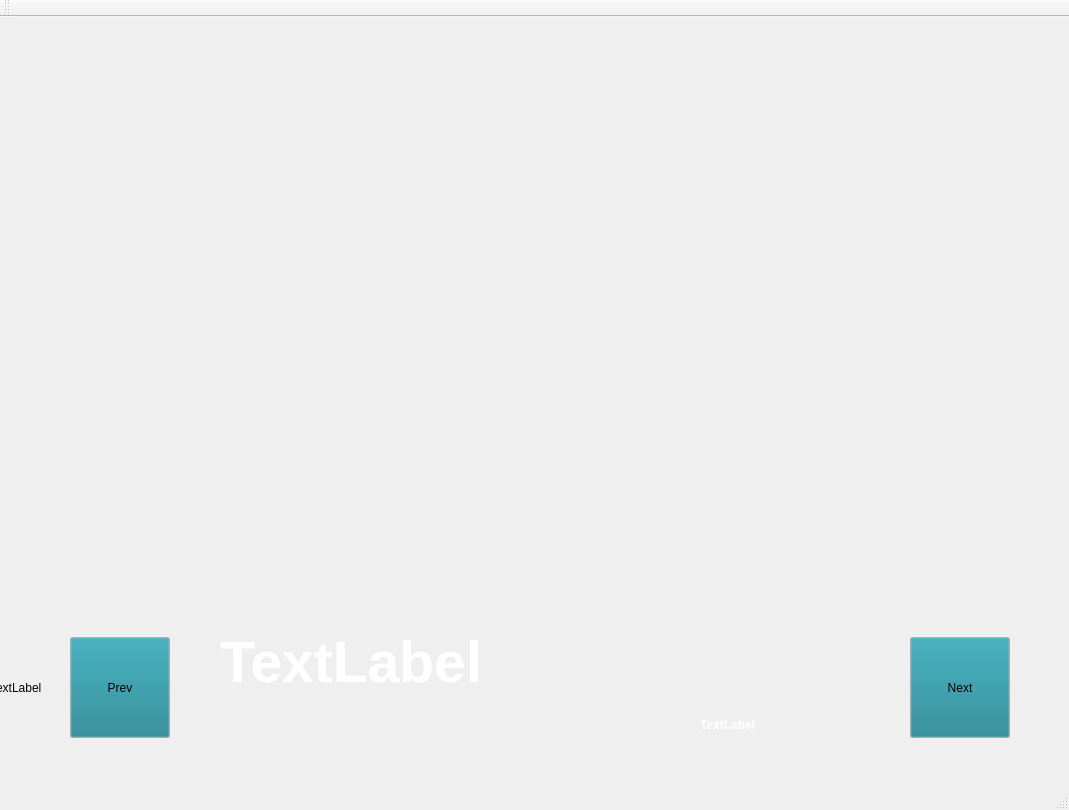
<?xml version="1.0" encoding="UTF-8"?>
<ui version="4.0">
 <class>MainWindow</class>
 <widget class="QMainWindow" name="MainWindow">
  <property name="geometry">
   <rect>
    <x>0</x>
    <y>0</y>
    <width>1069</width>
    <height>810</height>
   </rect>
  </property>
  <property name="palette">
   <palette>
    <active>
     <colorrole role="Button">
      <brush brushstyle="SolidPattern">
       <color alpha="255">
        <red>23</red>
        <green>126</green>
        <blue>141</blue>
       </color>
      </brush>
     </colorrole>
    </active>
    <inactive>
     <colorrole role="Button">
      <brush brushstyle="SolidPattern">
       <color alpha="255">
        <red>23</red>
        <green>126</green>
        <blue>141</blue>
       </color>
      </brush>
     </colorrole>
    </inactive>
    <disabled>
     <colorrole role="Button">
      <brush brushstyle="SolidPattern">
       <color alpha="255">
        <red>23</red>
        <green>126</green>
        <blue>141</blue>
       </color>
      </brush>
     </colorrole>
    </disabled>
   </palette>
  </property>
  <property name="windowTitle">
   <string>MainWindow</string>
  </property>
  <widget class="QWidget" name="centralWidget">
   <widget class="QPushButton" name="previousButton">
    <property name="geometry">
     <rect>
      <x>70</x>
      <y>620</y>
      <width>100</width>
      <height>101</height>
     </rect>
    </property>
    <property name="sizePolicy">
     <sizepolicy hsizetype="Minimum" vsizetype="Minimum">
      <horstretch>0</horstretch>
      <verstretch>0</verstretch>
     </sizepolicy>
    </property>
    <property name="text">
     <string>Prev</string>
    </property>
   </widget>
   <widget class="QPushButton" name="nextButton">
    <property name="geometry">
     <rect>
      <x>910</x>
      <y>620</y>
      <width>100</width>
      <height>101</height>
     </rect>
    </property>
    <property name="sizePolicy">
     <sizepolicy hsizetype="Minimum" vsizetype="Minimum">
      <horstretch>0</horstretch>
      <verstretch>0</verstretch>
     </sizepolicy>
    </property>
    <property name="text">
     <string>Next</string>
    </property>
   </widget>
   <widget class="QLabel" name="vectorSizeTextLabel">
    <property name="geometry">
     <rect>
      <x>700</x>
      <y>700</y>
      <width>100</width>
      <height>16</height>
     </rect>
    </property>
    <property name="palette">
     <palette>
      <active>
       <colorrole role="WindowText">
        <brush brushstyle="SolidPattern">
         <color alpha="255">
          <red>255</red>
          <green>255</green>
          <blue>255</blue>
         </color>
        </brush>
       </colorrole>
       <colorrole role="Button">
        <brush brushstyle="SolidPattern">
         <color alpha="255">
          <red>73</red>
          <green>73</green>
          <blue>73</blue>
         </color>
        </brush>
       </colorrole>
       <colorrole role="Dark">
        <brush brushstyle="SolidPattern">
         <color alpha="255">
          <red>81</red>
          <green>81</green>
          <blue>81</blue>
         </color>
        </brush>
       </colorrole>
       <colorrole role="Text">
        <brush brushstyle="SolidPattern">
         <color alpha="255">
          <red>74</red>
          <green>74</green>
          <blue>74</blue>
         </color>
        </brush>
       </colorrole>
       <colorrole role="ButtonText">
        <brush brushstyle="SolidPattern">
         <color alpha="255">
          <red>231</red>
          <green>231</green>
          <blue>231</blue>
         </color>
        </brush>
       </colorrole>
      </active>
      <inactive>
       <colorrole role="WindowText">
        <brush brushstyle="SolidPattern">
         <color alpha="255">
          <red>255</red>
          <green>255</green>
          <blue>255</blue>
         </color>
        </brush>
       </colorrole>
       <colorrole role="Button">
        <brush brushstyle="SolidPattern">
         <color alpha="255">
          <red>73</red>
          <green>73</green>
          <blue>73</blue>
         </color>
        </brush>
       </colorrole>
       <colorrole role="Dark">
        <brush brushstyle="SolidPattern">
         <color alpha="255">
          <red>81</red>
          <green>81</green>
          <blue>81</blue>
         </color>
        </brush>
       </colorrole>
       <colorrole role="Text">
        <brush brushstyle="SolidPattern">
         <color alpha="255">
          <red>74</red>
          <green>74</green>
          <blue>74</blue>
         </color>
        </brush>
       </colorrole>
       <colorrole role="ButtonText">
        <brush brushstyle="SolidPattern">
         <color alpha="255">
          <red>231</red>
          <green>231</green>
          <blue>231</blue>
         </color>
        </brush>
       </colorrole>
      </inactive>
      <disabled>
       <colorrole role="WindowText">
        <brush brushstyle="SolidPattern">
         <color alpha="255">
          <red>81</red>
          <green>81</green>
          <blue>81</blue>
         </color>
        </brush>
       </colorrole>
       <colorrole role="Button">
        <brush brushstyle="SolidPattern">
         <color alpha="255">
          <red>73</red>
          <green>73</green>
          <blue>73</blue>
         </color>
        </brush>
       </colorrole>
       <colorrole role="Dark">
        <brush brushstyle="SolidPattern">
         <color alpha="255">
          <red>81</red>
          <green>81</green>
          <blue>81</blue>
         </color>
        </brush>
       </colorrole>
       <colorrole role="Text">
        <brush brushstyle="SolidPattern">
         <color alpha="255">
          <red>81</red>
          <green>81</green>
          <blue>81</blue>
         </color>
        </brush>
       </colorrole>
       <colorrole role="ButtonText">
        <brush brushstyle="SolidPattern">
         <color alpha="255">
          <red>81</red>
          <green>81</green>
          <blue>81</blue>
         </color>
        </brush>
       </colorrole>
      </disabled>
     </palette>
    </property>
    <property name="font">
     <font>
      <weight>75</weight>
      <bold>true</bold>
     </font>
    </property>
    <property name="text">
     <string>TextLabel</string>
    </property>
   </widget>
   <widget class="QLabel" name="personnalNameTextLabel">
    <property name="geometry">
     <rect>
      <x>220</x>
      <y>620</y>
      <width>631</width>
      <height>51</height>
     </rect>
    </property>
    <property name="palette">
     <palette>
      <active>
       <colorrole role="WindowText">
        <brush brushstyle="SolidPattern">
         <color alpha="255">
          <red>255</red>
          <green>255</green>
          <blue>255</blue>
         </color>
        </brush>
       </colorrole>
       <colorrole role="Button">
        <brush brushstyle="SolidPattern">
         <color alpha="255">
          <red>73</red>
          <green>73</green>
          <blue>73</blue>
         </color>
        </brush>
       </colorrole>
       <colorrole role="Dark">
        <brush brushstyle="SolidPattern">
         <color alpha="255">
          <red>81</red>
          <green>81</green>
          <blue>81</blue>
         </color>
        </brush>
       </colorrole>
       <colorrole role="Text">
        <brush brushstyle="SolidPattern">
         <color alpha="255">
          <red>74</red>
          <green>74</green>
          <blue>74</blue>
         </color>
        </brush>
       </colorrole>
       <colorrole role="ButtonText">
        <brush brushstyle="SolidPattern">
         <color alpha="255">
          <red>231</red>
          <green>231</green>
          <blue>231</blue>
         </color>
        </brush>
       </colorrole>
      </active>
      <inactive>
       <colorrole role="WindowText">
        <brush brushstyle="SolidPattern">
         <color alpha="255">
          <red>255</red>
          <green>255</green>
          <blue>255</blue>
         </color>
        </brush>
       </colorrole>
       <colorrole role="Button">
        <brush brushstyle="SolidPattern">
         <color alpha="255">
          <red>73</red>
          <green>73</green>
          <blue>73</blue>
         </color>
        </brush>
       </colorrole>
       <colorrole role="Dark">
        <brush brushstyle="SolidPattern">
         <color alpha="255">
          <red>81</red>
          <green>81</green>
          <blue>81</blue>
         </color>
        </brush>
       </colorrole>
       <colorrole role="Text">
        <brush brushstyle="SolidPattern">
         <color alpha="255">
          <red>74</red>
          <green>74</green>
          <blue>74</blue>
         </color>
        </brush>
       </colorrole>
       <colorrole role="ButtonText">
        <brush brushstyle="SolidPattern">
         <color alpha="255">
          <red>231</red>
          <green>231</green>
          <blue>231</blue>
         </color>
        </brush>
       </colorrole>
      </inactive>
      <disabled>
       <colorrole role="WindowText">
        <brush brushstyle="SolidPattern">
         <color alpha="255">
          <red>81</red>
          <green>81</green>
          <blue>81</blue>
         </color>
        </brush>
       </colorrole>
       <colorrole role="Button">
        <brush brushstyle="SolidPattern">
         <color alpha="255">
          <red>73</red>
          <green>73</green>
          <blue>73</blue>
         </color>
        </brush>
       </colorrole>
       <colorrole role="Dark">
        <brush brushstyle="SolidPattern">
         <color alpha="255">
          <red>81</red>
          <green>81</green>
          <blue>81</blue>
         </color>
        </brush>
       </colorrole>
       <colorrole role="Text">
        <brush brushstyle="SolidPattern">
         <color alpha="255">
          <red>81</red>
          <green>81</green>
          <blue>81</blue>
         </color>
        </brush>
       </colorrole>
       <colorrole role="ButtonText">
        <brush brushstyle="SolidPattern">
         <color alpha="255">
          <red>81</red>
          <green>81</green>
          <blue>81</blue>
         </color>
        </brush>
       </colorrole>
      </disabled>
     </palette>
    </property>
    <property name="font">
     <font>
      <pointsize>43</pointsize>
      <weight>75</weight>
      <bold>true</bold>
     </font>
    </property>
    <property name="text">
     <string>TextLabel</string>
    </property>
   </widget>
   <widget class="QLabel" name="imageLabel">
    <property name="geometry">
     <rect>
      <x>-10</x>
      <y>560</y>
      <width>1101</width>
      <height>221</height>
     </rect>
    </property>
    <property name="text">
     <string>TextLabel</string>
    </property>
   </widget>
   <widget class="QLabel" name="imagePersonLabel">
    <property name="geometry">
     <rect>
      <x>-570</x>
      <y>-290</y>
      <width>1651</width>
      <height>891</height>
     </rect>
    </property>
    <property name="text">
     <string>TextLabel</string>
    </property>
   </widget>
   <zorder>imagePersonLabel</zorder>
   <zorder>imageLabel</zorder>
   <zorder>previousButton</zorder>
   <zorder>nextButton</zorder>
   <zorder>vectorSizeTextLabel</zorder>
   <zorder>personnalNameTextLabel</zorder>
  </widget>
  <widget class="QMenuBar" name="menuBar">
   <property name="geometry">
    <rect>
     <x>0</x>
     <y>0</y>
     <width>1069</width>
     <height>22</height>
    </rect>
   </property>
  </widget>
  <widget class="QToolBar" name="mainToolBar">
   <attribute name="toolBarArea">
    <enum>TopToolBarArea</enum>
   </attribute>
   <attribute name="toolBarBreak">
    <bool>false</bool>
   </attribute>
  </widget>
  <widget class="QStatusBar" name="statusBar"/>
 </widget>
 <layoutdefault spacing="6" margin="11"/>
 <resources/>
 <connections/>
</ui>
